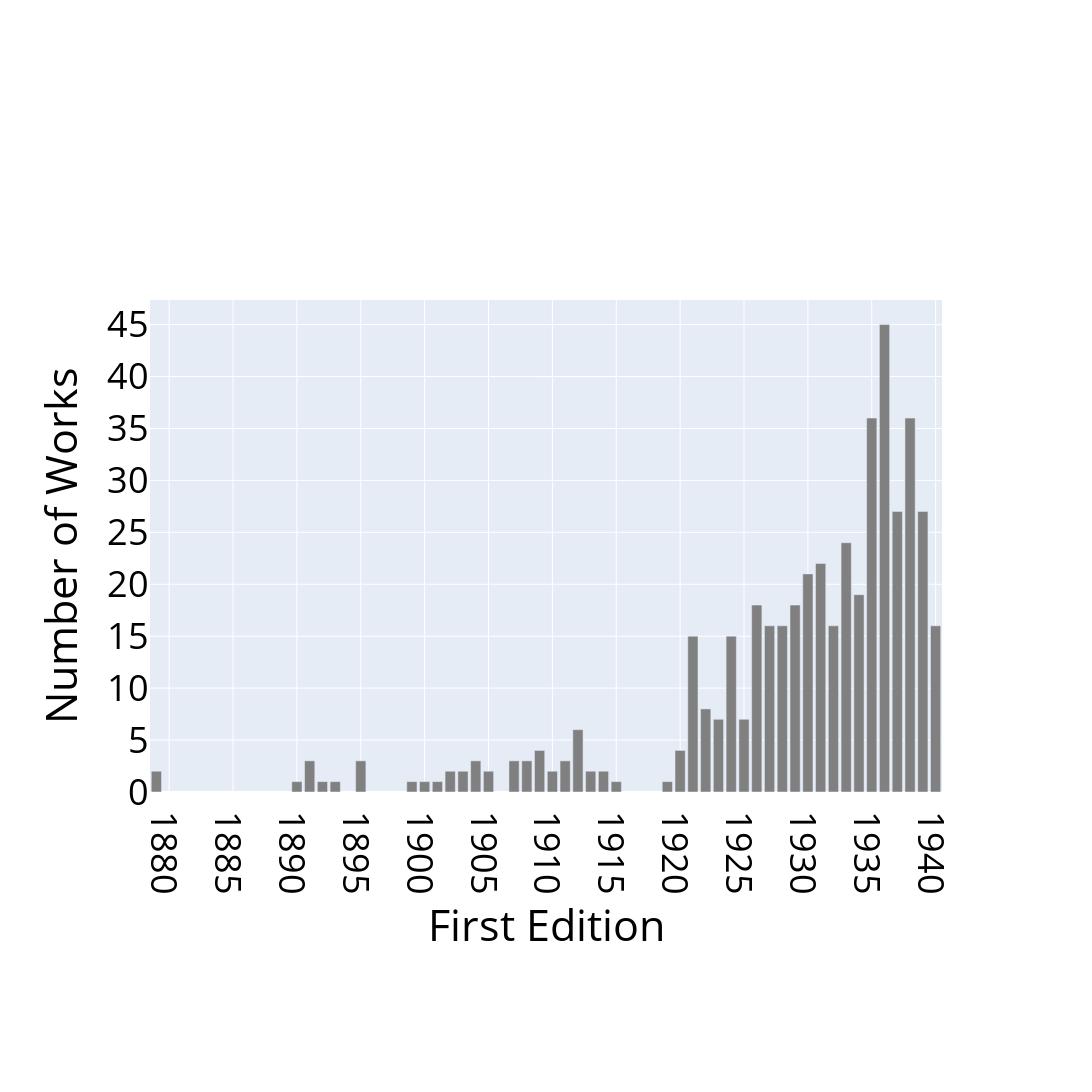

Notebook code cell kept with this figure:
### Code cell
# now let's plot the same plot but with specific colors and dimensions
font_color = "rgb(0, 0, 0)" # Pantone 293
primary_color = "rgb(0, 61, 165)" # Pantone 293 
scale = 6
width = 370 * scale
height = 255 * scale
font_size = 6 * scale
margin = 25 * scale
top_margin = 50 * scale
bottom_margin = 50 * scale
# let's use avenir font specifically AvenirLTStd-Book.otf
# font_family = "AvenirLTStd-Book"
# assert that this font is available
# assert font_family in fonts, f"{font_family} not found in available fonts"

fig = px.bar(first_edition.value_counts().sort_index(), title="Pirmizdevuma skaits grāmatās", 
             color_discrete_sequence=[primary_color],   
             # font_family=font_family,
             # font color
            #  color = primary_color,
             # font color  
                   
             )
# specify font
# fig.update_layout(font=dict(family=font_family))

# turn of legend
fig.update_layout(showlegend=False)
# turn off title
fig.update_layout(title="")
# y axis title "Darbu skaits"
# fig.update_yaxes(title="Darbu skaits")
fig.update_yaxes(title="Number of Works")
# x axis title "Pirmizdevums grāmatā
# fig.update_xaxes(title="Pirmizdevums grāmatā")
fig.update_xaxes(title="First Edition")
# save html
SAVE_HTML = False
if SAVE_HTML:
    fig.write_html("../html/first_edition_value_counts_primary_pantone293.html")
# font size 18
fig.update_layout(font=dict(size=font_size))
# show years every 5
fig.update_xaxes(tick0=0, dtick=5)
# let's make x gridlines every 10 years
fig.update_xaxes(showgrid=True, gridwidth=1, gridcolor='white')
# width to given value
fig.update_layout(width=width)
# height to given value
fig.update_layout(height=height)

# let's change margin to 5 in all directions
fig.update_layout(margin=dict(l=margin, r=margin, t=top_margin, b=bottom_margin))

# save as png include dimensions in filename


# show in grayscale
fig.update_traces(marker_color="rgb(128, 128, 128)")

# font color should be pure black
fig.update_layout(font_color=font_color)

# fig.write_image(f"../img/first_edition_value_counts_primary_gray_{width}x{height}_eng.png")

fig.show()

### Figure 1 — Plotly figure (JSON) as saved in the notebook; plotly's stock layout.template omitted (floating-point values rounded to 4 significant figures)
{"data": [{"alignmentgroup": "True", "hovertemplate": "variable=count<br>firstEdition=%{x}<br>value=%{y}<extra></extra>", "legendgroup": "count", "marker": {"color": "rgb(128, 128, 128)", "pattern": {"shape": ""}}, "name": "count", "offsetgroup": "count", "orientation": "v", "showlegend": true, "textposition": "auto", "type": "bar", "x": [1879, 1890, 1891, 1892, 1893, 1895, 1899, 1900, 1901, 1902, 1903, 1904, 1905, 1907, 1908, 1909, 1910, 1911, 1912, 1913, 1914, 1915, 1919, 1920, 1921, 1922, 1923, 1924, 1925, 1926, 1927, 1928, 1929, 1930, 1931, 1932, 1933, 1934, 1935, 1936, 1937, 1938, 1939, 1940], "xaxis": "x", "y": [2, 1, 3, 1, 1, 3, 1, 1, 1, 2, 2, 3, 2, 3, 3, 4, 2, 3, 6, 2, 2, 1, 1, 4, 15, 8, 7, 15, 7, 18, 16, 16, 18, 21, 22, 16, 24, 19, 36, 45, 27, 36, 27, 16], "yaxis": "y"}], "layout": {"barmode": "relative", "font": {"color": "rgb(0, 0, 0)", "size": 36}, "height": 1530, "legend": {"title": {"text": "variable"}, "tracegroupgap": 0}, "margin": {"b": 300, "l": 150, "r": 150, "t": 300}, "showlegend": false, "title": {"text": ""}, "width": 2220, "xaxis": {"anchor": "y", "domain": [0, 1], "dtick": 5, "gridcolor": "white", "gridwidth": 1, "showgrid": true, "tick0": 0, "title": {"text": "First Edition"}}, "yaxis": {"anchor": "x", "domain": [0, 1], "title": {"text": "Number of Works"}}}}
